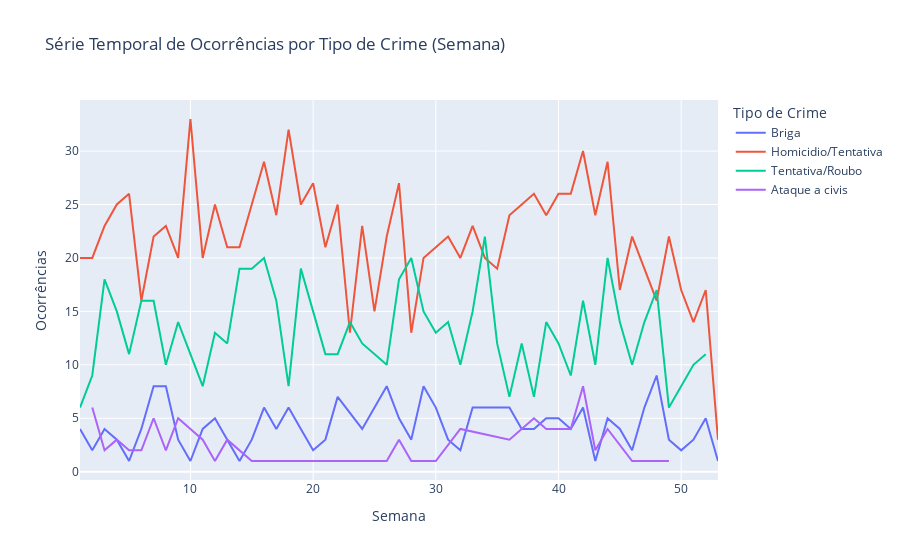

The notebook cell saved with this chart:
### Code cell
# Gráfico de tipos de crime por semana
agrupado_crime = df1.groupby(['week', 'crimeType'])['occurrence'].sum().reset_index()
px.line(agrupado_crime, x='week', y='occurrence', color='crimeType',
        title='Série Temporal de Ocorrências por Tipo de Crime (Semana)',
        labels={'week': 'Semana', 'occurrence': 'Ocorrências', 'crimeType': 'Tipo de Crime'})

### Figure 1 — Plotly figure (JSON) as saved in the notebook; plotly's stock layout.template omitted (floating-point values rounded to 4 significant figures)
{"data": [{"hovertemplate": "Tipo de Crime=Briga<br>Semana=%{x}<br>Ocorrências=%{y}<extra></extra>", "legendgroup": "Briga", "line": {"color": "#636efa", "dash": "solid"}, "marker": {"symbol": "circle"}, "mode": "lines", "name": "Briga", "orientation": "v", "showlegend": true, "type": "scatter", "x": [1, 2, 3, 4, 5, 6, 7, 8, 9, 10, 11, 12, 13, 14, 15, 16, 17, 18, 19, 20, 21, 22, 24, 25, 26, 27, 28, 29, 30, 31, 32, 33, 35, 36, 37, 38, 39, 40, 41, 42, 43, 44, 45, 46, 47, 48, 49, 50, 51, 52, 53], "xaxis": "x", "y": [4, 2, 4, 3, 1, 4, 8, 8, 3, 1, 4, 5, 3, 1, 3, 6, 4, 6, 4, 2, 3, 7, 4, 6, 8, 5, 3, 8, 6, 3, 2, 6, 6, 6, 4, 4, 5, 5, 4, 6, 1, 5, 4, 2, 6, 9, 3, 2, 3, 5, 1], "yaxis": "y"}, {"hovertemplate": "Tipo de Crime=Homicidio/Tentativa<br>Semana=%{x}<br>Ocorrências=%{y}<extra></extra>", "legendgroup": "Homicidio/Tentativa", "line": {"color": "#EF553B", "dash": "solid"}, "marker": {"symbol": "circle"}, "mode": "lines", "name": "Homicidio/Tentativa", "orientation": "v", "showlegend": true, "type": "scatter", "x": [1, 2, 3, 4, 5, 6, 7, 8, 9, 10, 11, 12, 13, 14, 15, 16, 17, 18, 19, 20, 21, 22, 23, 24, 25, 26, 27, 28, 29, 30, 31, 32, 33, 34, 35, 36, 37, 38, 39, 40, 41, 42, 43, 44, 45, 46, 47, 48, 49, 50, 51, 52, 53], "xaxis": "x", "y": [20, 20, 23, 25, 26, 16, 22, 23, 20, 33, 20, 25, 21, 21, 25, 29, 24, 32, 25, 27, 21, 25, 13, 23, 15, 22, 27, 13, 20, 21, 22, 20, 23, 20, 19, 24, 25, 26, 24, 26, 26, 30, 24, 29, 17, 22, 19, 16, 22, 17, 14, 17, 3], "yaxis": "y"}, {"hovertemplate": "Tipo de Crime=Tentativa/Roubo<br>Semana=%{x}<br>Ocorrências=%{y}<extra></extra>", "legendgroup": "Tentativa/Roubo", "line": {"color": "#00cc96", "dash": "solid"}, "marker": {"symbol": "circle"}, "mode": "lines", "name": "Tentativa/Roubo", "orientation": "v", "showlegend": true, "type": "scatter", "x": [1, 2, 3, 4, 5, 6, 7, 8, 9, 10, 11, 12, 13, 14, 15, 16, 17, 18, 19, 20, 21, 22, 23, 24, 25, 26, 27, 28, 29, 30, 31, 32, 33, 34, 35, 36, 37, 38, 39, 40, 41, 42, 43, 44, 45, 46, 47, 48, 49, 50, 51, 52], "xaxis": "x", "y": [6, 9, 18, 15, 11, 16, 16, 10, 14, 11, 8, 13, 12, 19, 19, 20, 16, 8, 19, 15, 11, 11, 14, 12, 11, 10, 18, 20, 15, 13, 14, 10, 15, 22, 12, 7, 12, 7, 14, 12, 9, 16, 10, 20, 14, 10, 14, 17, 6, 8, 10, 11], "yaxis": "y"}, {"hovertemplate": "Tipo de Crime=Ataque a civis<br>Semana=%{x}<br>Ocorrências=%{y}<extra></extra>", "legendgroup": "Ataque a civis", "line": {"color": "#ab63fa", "dash": "solid"}, "marker": {"symbol": "circle"}, "mode": "lines", "name": "Ataque a civis", "orientation": "v", "showlegend": true, "type": "scatter", "x": [2, 3, 4, 5, 6, 7, 8, 9, 10, 11, 12, 13, 15, 16, 17, 19, 22, 25, 26, 27, 28, 29, 30, 32, 36, 38, 39, 40, 41, 42, 43, 44, 46, 49], "xaxis": "x", "y": [6, 2, 3, 2, 2, 5, 2, 5, 4, 3, 1, 3, 1, 1, 1, 1, 1, 1, 1, 3, 1, 1, 1, 4, 3, 5, 4, 4, 4, 8, 2, 4, 1, 1], "yaxis": "y"}], "layout": {"legend": {"title": {"text": "Tipo de Crime"}, "tracegroupgap": 0}, "title": {"text": "Série Temporal de Ocorrências por Tipo de Crime (Semana)"}, "xaxis": {"anchor": "y", "domain": [0, 1], "title": {"text": "Semana"}}, "yaxis": {"anchor": "x", "domain": [0, 1], "title": {"text": "Ocorrências"}}}}
